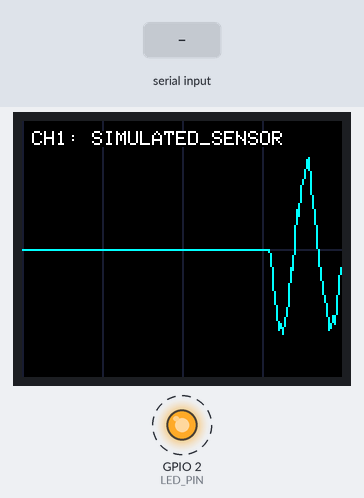
The program below on a simulated ESP32. On the bench: 160×128 colour display, output pins drawn as LEDs (lit = HIGH). Dashed ring = blinking. The test bench sets the inputs (shaded band). Random numbers use the default seed unless the program sets one; what the program prints to the serial monitor is not drawn.

Above: at 2.8 s.
2.9 s: "90,45\n" received over Serial
At 3.23 s:
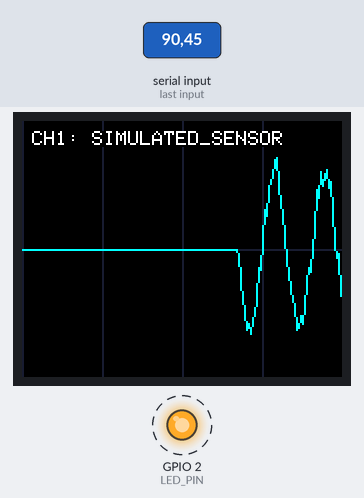
5.9 s: "freq \n" received over Serial
At 6.23 s:
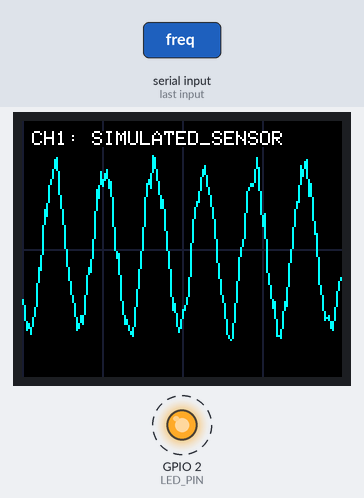
8.9 s: "amp \n" received over Serial
At 9.28 s:
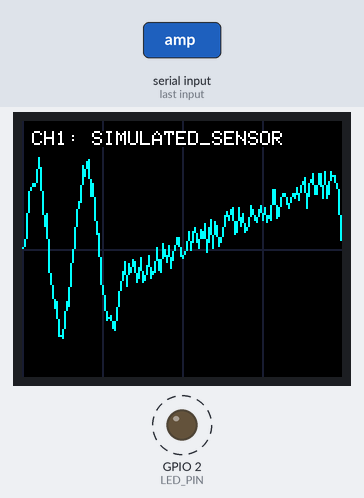
11.6 s: "pause\n" received over Serial
At 12.27 s:
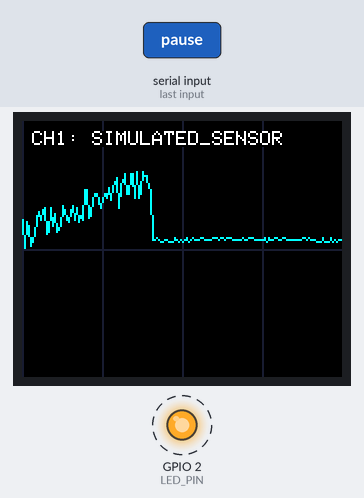
14.6 s: "pause\n" received over Serial
At 14.96 s:
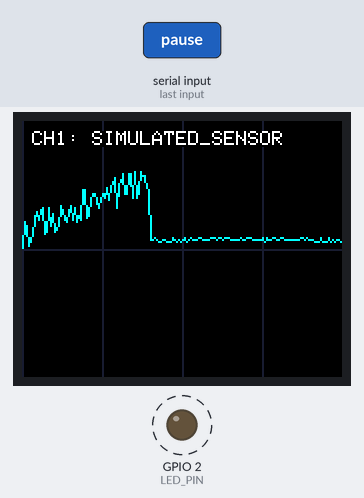
17.6 s: "help\n" received over Serial
At 18.03 s:
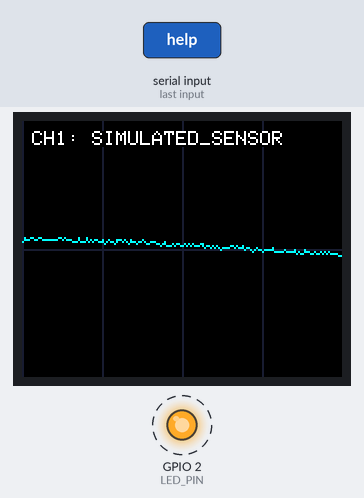
Timing chart, 0 to 68.1 s (numbered marks = the images above; inputs shaded):
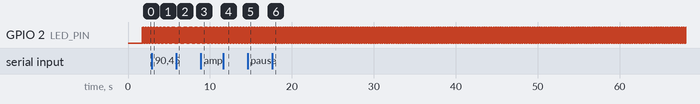

Measured:
- by itself, GPIO 2 (LED_PIN): alternates HIGH for 0.03 s and LOW for 0.02 s

The program:

main.cpp
```cpp
/**
 * @file main.cpp
 * @brief Waveform Graph - Main Application Entry Point
 *
 * This application displays real-time waveform graphs on TFT display.
 * Features:
 * - Real-time sine wave generation with noise
 * - Configurable frequency and amplitude
 * - Pause/resume functionality
 * - Serial command interface
 *
 * FreeRTOS Tasks:
 * - Display Task: Updates TFT display at ~50 FPS
 * - Signal Task: Generates new signal samples
 */

#include <Arduino.h>
#include "display.h"
#include "graph.h"
#include "config.h"

// ============================================================================
// PRIVATE CONSTANTS
// ============================================================================
#define LED_PIN                 2
#define DISPLAY_UPDATE_INTERVAL_MS  20  // ~50 FPS
#define SIGNAL_UPDATE_INTERVAL_MS   10
#define COMMAND_BUFFER_SIZE     32
#define DISPLAY_STACK_SIZE      STACK_MEDIUM
#define SIGNAL_STACK_SIZE       STACK_SMALL

// ============================================================================
// PRIVATE TYPES
// ============================================================================
typedef struct {
    char commandBuffer[COMMAND_BUFFER_SIZE];
    int cmdIndex;
} AppState_t;

// ============================================================================
// PRIVATE VARIABLES
// ============================================================================
static AppState_t s_appState = {0};
static TaskHandle_t xDisplayTaskHandle = NULL;
static TaskHandle_t xSignalTaskHandle = NULL;

// ============================================================================
// PRIVATE FUNCTION PROTOTYPES
// ============================================================================
static void vDisplayTask(void *pvParameters);
static void vSignalTask(void *pvParameters);
static void processSerialCommand(char c);

// ============================================================================
// PRIVATE FUNCTIONS
// ============================================================================

/**
 * @brief Display task - updates graph at fixed frame rate
 */
static void vDisplayTask(void *pvParameters) {
    TickType_t xLastWakeTime = xTaskGetTickCount();

    LOG_INFO("MAIN", "Display task started (%d FPS)", 1000/DISPLAY_UPDATE_INTERVAL_MS);

    for (;;) {
        drawGraph(getSignalY);

        // LED indicator (toggle every 500ms)
        static bool ledState = false;
        ledState = !ledState;
        digitalWrite(LED_PIN, ledState ? HIGH : LOW);

        TASK_DELAY_UNTIL(xLastWakeTime, DISPLAY_UPDATE_INTERVAL_MS);
    }
}

/**
 * @brief Signal task - generates new signal samples
 */
static void vSignalTask(void *pvParameters) {
    LOG_INFO("MAIN", "Signal task started");

    for (;;) {
        updateSignal();
        TASK_DELAY_MS(SIGNAL_UPDATE_INTERVAL_MS);
    }
}

/**
 * @brief Process serial command character by character
 */
static void processSerialCommand(char c) {
    if (c == '\n' || c == '\r') {
        if (s_appState.cmdIndex > 0) {
            handleGraphCommand(s_appState.commandBuffer);
            s_appState.cmdIndex = 0;
            memset(s_appState.commandBuffer, 0, COMMAND_BUFFER_SIZE);
        }
    } else {
        if (s_appState.cmdIndex < (COMMAND_BUFFER_SIZE - 1)) {
            s_appState.commandBuffer[s_appState.cmdIndex++] = c;
            s_appState.commandBuffer[s_appState.cmdIndex] = '\0';
        }
    }
}

// ============================================================================
// ARDUINO SETUP & LOOP
// ============================================================================

void setup() {
    Serial.begin(115200);

    // Wait for serial connection
    delay(500);

    LOG_INFO("MAIN", "=================================");
    LOG_INFO("MAIN", "Waveform Graph %s", FW_VERSION_STRING);
    LOG_INFO("MAIN", "=================================");

    // Init hardware
    pinMode(LED_PIN, OUTPUT);
    digitalWrite(LED_PIN, LOW);

    // Init modules
    SystemStatus_t status;

    status = initDisplay();
    if (status != STATUS_OK) {
        LOG_ERROR("MAIN", "Display initialization failed!");
    }

    status = initGraph();
    if (status != STATUS_OK) {
        LOG_ERROR("MAIN", "Graph initialization failed!");
    }

    // Create FreeRTOS tasks
    BaseType_t xReturn;

    xReturn = xTaskCreatePinnedToCore(
        vDisplayTask,
        "DisplayTask",
        DISPLAY_STACK_SIZE,
        NULL,
        PRIORITY_NORMAL,
        &xDisplayTaskHandle,
        tskNO_AFFINITY
    );

    if (xReturn != pdPASS) {
        LOG_ERROR("MAIN", "Failed to create display task");
    }

    xReturn = xTaskCreatePinnedToCore(
        vSignalTask,
        "SignalTask",
        SIGNAL_STACK_SIZE,
        NULL,
        PRIORITY_LOW,
        &xSignalTaskHandle,
        tskNO_AFFINITY
    );

    if (xReturn != pdPASS) {
        LOG_ERROR("MAIN", "Failed to create signal task");
    }

    Serial.println("\n✅ Waveform Graph Ready!");
    Serial.println("Type 'help' for commands\n");

    LOG_INFO("MAIN", "System initialized successfully");
}

void loop() {
    // Read and process serial input (runs on core 0)
    while (Serial.available() > 0) {
        char c = Serial.read();
        processSerialCommand(c);
    }

    // Small delay to prevent busy-waiting
    TASK_DELAY_MS(10);
}
```

display.cpp
```cpp
/**
 * @file display.cpp
 * @brief Display module implementation for Waveform Graph
 *
 * Handles TFT display initialization and waveform graph rendering.
 */

#include "display.h"
#include <Arduino.h>

// ============================================================================
// PRIVATE CONSTANTS
// ============================================================================
#define WAVEFORM_TEXT_X     30
#define WAVEFORM_TEXT_Y     50
#define GRAPH_TEXT_X        45
#define GRAPH_TEXT_Y        75

// ============================================================================
// PRIVATE VARIABLES
// ============================================================================
static TFT_eSPI tft;  // Display instance

// ============================================================================
// PUBLIC FUNCTIONS
// ============================================================================

SystemStatus_t initDisplay(void) {
    LOG_INFO("DISPLAY", "Initializing display...");

    tft.init();
    tft.setRotation(1);  // Landscape 160x128
    tft.fillScreen(TFT_BLACK);

    tft.setTextColor(TFT_GREEN, TFT_BLACK);
    tft.setTextSize(2);
    tft.setCursor(WAVEFORM_TEXT_X, WAVEFORM_TEXT_Y);
    tft.print("WAVEFORM");
    tft.setCursor(GRAPH_TEXT_X, GRAPH_TEXT_Y);
    tft.print("GRAPH");

    TASK_DELAY_MS(1000);

    LOG_INFO("DISPLAY", "Display initialized successfully");
    return STATUS_OK;
}

void drawGrid(void) {
    // Center horizontal line
    tft.drawFastHLine(0, GRAPH_CENTER_Y, GRAPH_WIDTH, tft.color565(30, 30, 50));

    // Vertical markers
    for (int x = 0; x < GRAPH_WIDTH; x += 40) {
        tft.drawFastVLine(x, 0, GRAPH_HEIGHT, tft.color565(30, 30, 50));
    }
}

void drawGraph(uint16_t (*getY)(uint8_t)) {
    tft.fillScreen(TFT_BLACK);
    drawGrid();

    // Draw waveform (optimized SPI)
    tft.startWrite();
    for (uint8_t x = 0; x < (GRAPH_WIDTH - 1); x++) {
        uint16_t y1 = getY(x);
        uint16_t y2 = getY(x + 1);
        tft.drawLine(x, y1, x + 1, y2, TFT_CYAN);
    }
    tft.endWrite();

    // Info overlay
    tft.setTextColor(TFT_WHITE, TFT_BLACK);
    tft.setTextSize(1);
    tft.setCursor(5, 5);
    tft.print("CH1: SIMULATED_SENSOR");
}
```

display.h
```cpp
/**
 * @file display.h
 * @brief Display module for Waveform Graph
 *
 * Handles TFT display initialization and waveform graph rendering.
 */

#ifndef DISPLAY_H
#define DISPLAY_H

#include <TFT_eSPI.h>
#include "config.h"
#include "graph.h"

#ifdef __cplusplus
extern "C" {
#endif

// ============================================================================
// PUBLIC FUNCTION PROTOTYPES
// ============================================================================

/**
 * @brief Initialize the TFT display
 * @return SystemStatus_t STATUS_OK on success
 */
SystemStatus_t initDisplay(void);

/**
 * @brief Draw waveform graph using callback function for Y values
 * @param getY Function pointer to get Y value at given X position
 */
void drawGraph(uint16_t (*getY)(uint8_t));

/**
 * @brief Draw grid lines on display
 */
void drawGrid(void);

#ifdef __cplusplus
}
#endif

#endif /* DISPLAY_H */
```

graph.cpp
```cpp
/**
 * @file graph.cpp
 * @brief Waveform graph generation module implementation
 *
 * Generates and manages waveform signal data with configurable
 * frequency, amplitude, and noise.
 */

#include "graph.h"
#include <Arduino.h>
#include <math.h>
#include <string.h>
#include "freertos/semphr.h"

// ============================================================================
// PRIVATE CONSTANTS
// ============================================================================
#define SIGNAL_UPDATE_INTERVAL_MS   20
#define NOISE_LEVEL                 0.2f
#define MIN_FREQUENCY               0.1f
#define MAX_FREQUENCY               10.0f
#define MIN_AMPLITUDE               5.0f
#define MAX_AMPLITUDE               55.0f

// ============================================================================
// PRIVATE TYPES
// ============================================================================
typedef struct {
    float signalBuffer[GRAPH_WIDTH];
    float phase;
    float frequency;
    float amplitude;
    bool paused;
    unsigned long lastUpdate;
    SemaphoreHandle_t bufferMutex;
} GraphState_t;

// ============================================================================
// PRIVATE VARIABLES
// ============================================================================
static GraphState_t s_graphState = {0};

// ============================================================================
// PRIVATE FUNCTIONS
// ============================================================================

/**
 * @brief Generate new signal sample with sine wave and noise
 * @return float New Y value for signal buffer
 */
static float generateSignalSample(void) {
    // Calculate sine value
    float sineVal = sin(s_graphState.phase) * s_graphState.amplitude;

    // Add noise (±NOISE_LEVEL * amplitude)
    float noiseVal = ((float)random(-100, 100) / 100.0f) * (s_graphState.amplitude * NOISE_LEVEL);

    // Center at GRAPH_CENTER_Y
    float newVal = (float)GRAPH_CENTER_Y + sineVal + noiseVal;

    // Clamp to screen bounds (with margin)
    return constrain(newVal, 5.0f, (float)(GRAPH_HEIGHT - 5));
}

// ============================================================================
// PUBLIC FUNCTIONS
// ============================================================================

SystemStatus_t initGraph(void) {
    LOG_INFO("GRAPH", "Initializing graph module...");

    // Create mutex for buffer protection
    s_graphState.bufferMutex = xSemaphoreCreateMutex();
    if (s_graphState.bufferMutex == NULL) {
        LOG_ERROR("GRAPH", "Failed to create buffer mutex");
        return STATUS_ERROR;
    }

    // Clear signal buffer to center
    for (int i = 0; i < GRAPH_WIDTH; i++) {
        s_graphState.signalBuffer[i] = (float)GRAPH_CENTER_Y;
    }

    s_graphState.phase = 0.0f;
    s_graphState.frequency = 2.0f;
    s_graphState.amplitude = 40.0f;
    s_graphState.paused = false;
    s_graphState.lastUpdate = 0;

    LOG_INFO("GRAPH", "Graph initialized: Freq=%.1f Hz, Amp=%.1f",
             s_graphState.frequency, s_graphState.amplitude);
    return STATUS_OK;
}

void updateSignal(void) {
    if (s_graphState.paused) {
        return;
    }

    unsigned long now = millis();
    if (now - s_graphState.lastUpdate < SIGNAL_UPDATE_INTERVAL_MS) {
        return;
    }
    s_graphState.lastUpdate = now;

    // Take mutex before accessing shared buffer
    if (xSemaphoreTake(s_graphState.bufferMutex, pdMS_TO_TICKS(10)) == pdTRUE) {
        // Shift buffer left (scrolling effect)
        for (int i = 0; i < (GRAPH_WIDTH - 1); i++) {
            s_graphState.signalBuffer[i] = s_graphState.signalBuffer[i + 1];
        }

        // Update phase for sine wave
        s_graphState.phase += (2.0f * PI * s_graphState.frequency * (float)SIGNAL_UPDATE_INTERVAL_MS) / 1000.0f;
        if (s_graphState.phase > (2.0f * PI)) {
            s_graphState.phase -= (2.0f * PI);
        }

        // Generate and store new sample
        s_graphState.signalBuffer[GRAPH_WIDTH - 1] = generateSignalSample();

        // Release mutex
        xSemaphoreGive(s_graphState.bufferMutex);
    }
}

uint16_t getSignalY(uint8_t x) {
    if (x >= GRAPH_WIDTH) {
        return GRAPH_CENTER_Y;
    }

    uint16_t value = GRAPH_CENTER_Y;

    // Take mutex before reading shared buffer
    if (xSemaphoreTake(s_graphState.bufferMutex, pdMS_TO_TICKS(5)) == pdTRUE) {
        value = (uint16_t)s_graphState.signalBuffer[x];
        xSemaphoreGive(s_graphState.bufferMutex);
    }

    return value;
}

void setFrequency(float hz) {
    // Take mutex before modifying shared state
    if (xSemaphoreTake(s_graphState.bufferMutex, pdMS_TO_TICKS(10)) == pdTRUE) {
        s_graphState.frequency = constrain(hz, MIN_FREQUENCY, MAX_FREQUENCY);
        LOG_INFO("GRAPH", "Frequency set to: %.1f Hz", s_graphState.frequency);
        xSemaphoreGive(s_graphState.bufferMutex);
    }
}

void setAmplitude(float amp) {
    // Take mutex before modifying shared state
    if (xSemaphoreTake(s_graphState.bufferMutex, pdMS_TO_TICKS(10)) == pdTRUE) {
        s_graphState.amplitude = constrain(amp, MIN_AMPLITUDE, MAX_AMPLITUDE);
        LOG_INFO("GRAPH", "Amplitude set to: %.1f", s_graphState.amplitude);
        xSemaphoreGive(s_graphState.bufferMutex);
    }
}

bool togglePause(void) {
    bool paused;
    // Take mutex before modifying shared state
    if (xSemaphoreTake(s_graphState.bufferMutex, pdMS_TO_TICKS(10)) == pdTRUE) {
        s_graphState.paused = !s_graphState.paused;
        paused = s_graphState.paused;
        LOG_INFO("GRAPH", "Pause mode: %s", paused ? "ON" : "OFF");
        xSemaphoreGive(s_graphState.bufferMutex);
    } else {
        paused = s_graphState.paused;
    }
    return paused;
}

bool isPaused(void) {
    bool paused;
    // Take mutex before reading shared state
    if (xSemaphoreTake(s_graphState.bufferMutex, pdMS_TO_TICKS(5)) == pdTRUE) {
        paused = s_graphState.paused;
        xSemaphoreGive(s_graphState.bufferMutex);
    } else {
        paused = s_graphState.paused;
    }
    return paused;
}

void handleGraphCommand(const char* cmd) {
    if (cmd == NULL) {
        LOG_ERROR("GRAPH", "NULL command received");
        return;
    }

    char buffer[32];
    strncpy(buffer, cmd, sizeof(buffer) - 1);
    buffer[sizeof(buffer) - 1] = '\0';

    if (strncmp(buffer, "freq ", 5) == 0) {
        setFrequency(atof(buffer + 5));
        Serial.print("✓ Freq: ");
        Serial.println(s_graphState.frequency, 1);
    }
    else if (strncmp(buffer, "amp ", 4) == 0) {
        setAmplitude(atof(buffer + 4));
        Serial.print("✓ Amp: ");
        Serial.println(s_graphState.amplitude, 1);
    }
    else if (strcmp(buffer, "pause") == 0) {
        Serial.print("✓ Pause: ");
        Serial.println(togglePause() ? "ON" : "OFF");
    }
    else if (strcmp(buffer, "help") == 0) {
        Serial.println("\n=== GRAPH COMMANDS ===");
        Serial.println("freq <0.1-10>  - Set waveform frequency");
        Serial.println("amp <5-55>     - Set amplitude");
        Serial.println("pause          - Freeze/unfreeze graph");
        Serial.println("help           - Show this help");
        Serial.println("======================\n");
    }
    else {
        Serial.print("✗ Unknown: ");
        Serial.println(buffer);
        Serial.println("Type 'help' for commands");
    }
}
```

graph.h
```cpp
/**
 * @file graph.h
 * @brief Waveform graph generation module
 *
 * Generates and manages waveform signal data with configurable
 * frequency, amplitude, and noise.
 */

#ifndef GRAPH_H
#define GRAPH_H

#include "config.h"

#ifdef __cplusplus
extern "C" {
#endif

// ============================================================================
// PUBLIC CONSTANTS
// ============================================================================
#define GRAPH_WIDTH         160
#define GRAPH_HEIGHT        128
#define GRAPH_CENTER_Y      (GRAPH_HEIGHT / 2)

// ============================================================================
// PUBLIC FUNCTION PROTOTYPES
// ============================================================================

/**
 * @brief Initialize the graph module and clear signal buffer
 * @return SystemStatus_t STATUS_OK on success
 */
SystemStatus_t initGraph(void);

/**
 * @brief Update signal buffer with new sample (call periodically)
 */
void updateSignal(void);

/**
 * @brief Get Y position of signal at given X coordinate
 * @param x X coordinate (0 to GRAPH_WIDTH-1)
 * @return uint16_t Y position on screen
 */
uint16_t getSignalY(uint8_t x);

/**
 * @brief Set waveform frequency
 * @param hz Frequency in Hz (0.1 to 10.0)
 */
void setFrequency(float hz);

/**
 * @brief Set waveform amplitude
 * @param amp Amplitude value (5 to 55)
 */
void setAmplitude(float amp);

/**
 * @brief Toggle pause state of signal generation
 * @return bool New pause state
 */
bool togglePause(void);

/**
 * @brief Get current pause state
 * @return bool True if paused
 */
bool isPaused(void);

/**
 * @brief Handle serial command for graph control
 * @param cmd Command string from serial input
 */
void handleGraphCommand(const char* cmd);

#ifdef __cplusplus
}
#endif

#endif /* GRAPH_H */
```

Source omitted: config.h (4405 bytes)
